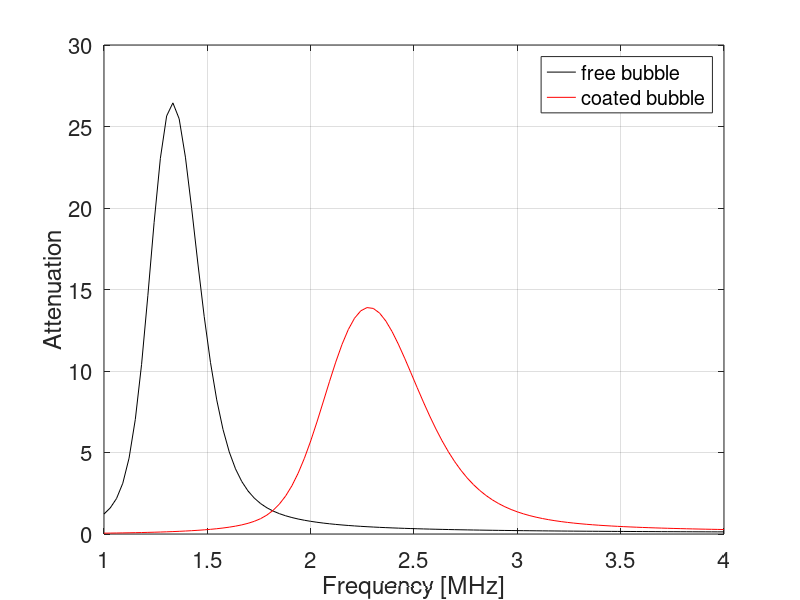

Recreate this plot in MATLAB.
% M-file to calculate the linear extinction cross-section and attenuation 
% of a given microbubble population
%
% Based on the paper "A newtonian rheological model for the interface of
% microbubble contrast agents", by Chatterjee and Sarkar, Ultrasound in
% Med. & Biol., Vol. 29, No. 12, 2003
%
% Mark Burgess, marktb@bu.edu

clear all%close all

%% Input Parameters

frange = linspace(1e6,4e6,100);% frequency range of interest
r0 = linspace(2e-6,3e-6,100);% Microbubble radii of interest (rmin to rmax of sizing data)

elas_mod = 0.6;% Elastic compression modulus (Marmottant model), N/m Chi
kaps = 1e-9;% Interfacial dilational viscosity

%% Physical Parameters (SI units)

kap = 1.07;% Octofluoropropane polytropic exponent
mu = 0.001;% Shear liquid viscosity, Pa*s
rho = 998;% Density of liquid, kg/m^3
P0 = 1e5;% Atmospheric pressure, Pa
sig = 0.072;% Surface tension, water/PFC gas interface (free bubble), N/m
sig_mar = 0.025;% Surface tension water/lipid/PFC interface (coated bubble), N/m
c = 1498;% Sound speed in liquid, m/s

for ifreq = 1:length(frange)
for iradius = 1:length(r0)
%% Driving, Natural, and Resonant Frequencies

wd = (2*pi).*(frange);% Angular driving frequency
w0 = (1./r0(iradius)).*sqrt(((3*kap*P0)/rho).*(1+((2*sig)./(P0.*r0(iradius))))- ... 
    ((2*sig)./(rho.*r0(iradius))));% Angular Minnaert natural frequency including surface tension (free bubble), pg.183 Acoustic Bubble

% Marmottant
w0_mar = (1./r0(iradius)).*sqrt(((3*kap*P0)/rho).*(1+((2*sig_mar)./(P0.*r0(iradius))))- ... 
    ((2*sig_mar)./(rho.*r0(iradius)))+((4*elas_mod)./(r0(iradius).*rho)));%Angular natural frequency for coated bubble (Marmottant model)

%% Damping

% Damping for free bubble
d_vis = (4*mu)./(rho.*w0.*(r0(iradius).^2));% Damping from liquid (viscosity)
d_shell = 0;% Damping from shell encapsulation (dilational viscosity)
d_rad = ((wd.^2).*r0(iradius))./(w0.*c);% Damping from acoustic radiation (frequency dependent!)

d_total = d_vis + d_shell + d_rad;% Total damping

% Damping for Marmottant Model
d_vis_mar = (4*mu)./(rho.*w0_mar.*(r0(iradius).^2));% Damping from liquid (viscosity)
d_shell_mar = (4*kaps)./(rho.*w0_mar.*(r0(iradius).^3));% Damping from shell encapsulation (dilational viscosity)
d_rad_mar = ((wd.^2).*r0(iradius))./(w0_mar.*c);% Damping from acoustic radiation (frequency dependent!)

d_total_mar = d_vis_mar + d_shell_mar + d_rad_mar;% Total damping

%% Extinction Cross-section

% Free bubble
cap_omega = w0./wd;
lin_ext_cross(iradius,:) = (4*pi.*r0(iradius).^2).*((c.*d_total)./(w0.*r0(iradius))).* ... 
    ((cap_omega.^2)./(((1-(cap_omega.^2)).^2)+((cap_omega.^2).*(d_total.^2))));% Linear extinction cross-section for free bubble

% Coated bubble (Marmottant)
cap_omega_mar = w0_mar./wd;
lin_ext_cross_mar(iradius,:) = (4*pi*r0(iradius)^2).*((c.*d_total_mar)./(w0_mar*r0(iradius))).* ... 
    ((cap_omega_mar.^2)./(((1-(cap_omega_mar.^2)).^2)+((cap_omega_mar.^2).* ... 
    (d_total_mar.^2))));% Linear extinction cross-section for Marmottant Model

end
end

%% Attenuation

mb_dist = 5e6.*gaussmf(r0,[.15e-6 2.5e-6]);% Microbubble size distribution (number density)
for iradius = 1:length(r0)
% Free bubble    
att(iradius,:) = 10*log10(exp(1)).*lin_ext_cross(iradius,:).*mb_dist(iradius);

% Coated bubble (Marmottant)
att_mar(iradius,:) = 10*log10(exp(1)).*lin_ext_cross_mar(iradius,:).*mb_dist(iradius);
end

%% Plotting
figure(1)
plot(frange./1e6,sum(att),'k',frange./1e6,sum(att_mar),'r');hold on
legend('free bubble','coated bubble');
set(gca,'FontSize',16);grid on;
ylabel('Attenuation');xlabel('Frequency [MHz]');
